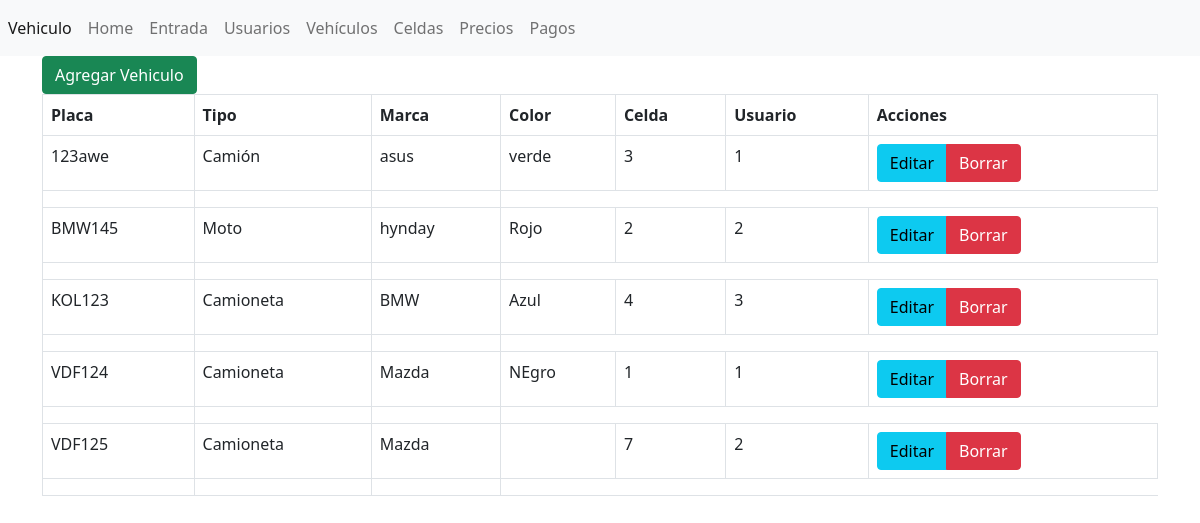
/parqueadero/parqueadero/index.php?controlador=Vehiculo&accion=inicio, run on the app's committed database.
### tables this page shows
CREATE TABLE `vehiculo` (
  `placa` varchar(6) NOT NULL,
  `tipo` varchar(15) NOT NULL,
  `marca` varchar(15) NOT NULL,
  `color` varchar(12) NOT NULL,
  `id_celda` int(11) NOT NULL,
  `id_usuarios` int(11) NOT NULL
);

### parqueadero/parqueadero/Controllers/VehiculoController.php (called while the page is built, shortened)
<?php
include_once("Models/vehiculo.php");
    class VehiculoController{
        public function inicio(){
        $Vehiculo=Vehiculo::consultar();
        include_once("Views/vehiculo/inicio.php");
        }
    }
?>

### parqueadero/parqueadero/index.php (called while the page is built, shortened)
<?php
    require("Views/plantilla.php");
?>

### parqueadero/parqueadero/Models/vehiculo.php (called while the page is built, shortened)
<?php
class Vehiculo{
    public function __construct($placa,$tipo,$marca,$color,$celda,$usuarios){
        $this->placa=$placa;
        $this->tipo=$tipo;
        $this->marca=$marca;
        $this->color=$color;
        $this->celda=$celda;
        $this->usuarios=$usuarios;
    }
    public static function consultar(){
        $listaVehiculo=[];
        $conexionDB=DB::crearInstancia();
        $sql=$conexionDB->query("SELECT * FROM vehiculo");
        foreach($sql->fetchAll() as $vehiculo){
            $listaVehiculo[] = new Vehiculo($vehiculo['placa'], $vehiculo['tipo'], $vehiculo['marca'], $vehiculo['color'], $vehiculo['id_celda'], $vehiculo['id_usuarios']);
        }
        return $listaVehiculo;
    }
}
?>

### parqueadero/parqueadero/Views/Vehiculo/inicio.php (the view)
<a name="" id="" class="btn btn-success" href="?controlador=vehiculo&accion=crear" role="button">Agregar Vehiculo</a></a>
<br>
<table class="table table-bordered">
    <thead>
        <tr>
            <th>Placa</th>
            <th>Tipo</th>
            <th>Marca</th>
            <th>Color</th>
            <th>Celda</th>
            <th>Usuario</th>
            <th>Acciones</th>
        </tr>
    </thead>
    <tbody>
<?php foreach ($Vehiculo as $vehiculo) { ?>
        <tr>
            <td><?php echo $vehiculo->placa ?></td>
            <td><?php echo $vehiculo->tipo ?></td>
            <td><?php echo $vehiculo->marca ?></td>
            <td><?php echo $vehiculo->color ?></td>
            <td><?php echo $vehiculo->celda ?></td>
            <td><?php echo $vehiculo->usuarios ?></td>
            <td>
                <div class="btn-group" role="group" aria-label="">
                    <a href="?controlador=vehiculo&accion=editar&placa=<?php echo $vehiculo->placa; ?>" class="btn btn-info">Editar</a>
                    <a href="?controlador=vehiculo&accion=borrar&placa=<?php echo $vehiculo->placa; ?>" class="btn btn-danger">Borrar</a>
                </div>
            </td>
        </tr>
        <tr>
            <td scope="row"></td>
            <td></td>
            <td></td>
        </tr>
<?php } ?>
    </tbody>
</table>

### data on the page
vehiculo: placa "123awe", tipo "Camión", marca "asus", color "verde", id_celda "3", id_usuarios "1"
vehiculo: placa "BMW145", tipo "Moto", marca "hynday", color "Rojo", id_celda "2", id_usuarios "2"
vehiculo: placa "KOL123", tipo "Camioneta", marca "BMW", color "Azul", id_celda "4", id_usuarios "3"
vehiculo: placa "VDF124", tipo "Camioneta", marca "Mazda", color "NEgro", id_celda "1", id_usuarios "1"
vehiculo: placa "VDF125", tipo "Camioneta", marca "Mazda", id_celda "7", id_usuarios "2"
